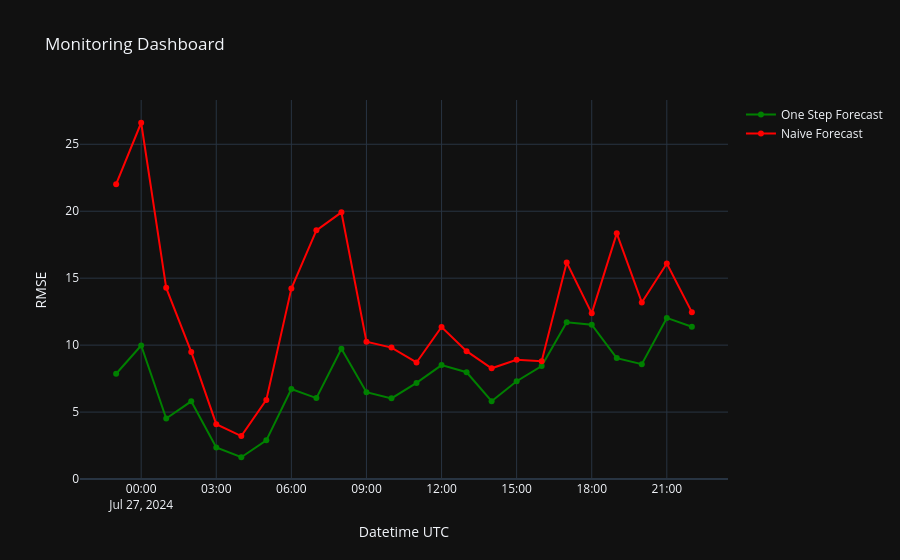

Here is the notebook cell this chart was saved with:
### Code cell
# plot the RMSE w.r.t. the pick-up datetime for the one-step forecast and naive forecast 
fig: Figure = px.line(
    df_rmse.rename(lambda col: col.replace("rmse_", "").replace("_", " ").title(), axis=1),
    x="Pickup Datetime", 
    y=["One Step Forecast", "Naive Forecast"], 
    color_discrete_map={"One Step Forecast": "green", "Naive Forecast": "red"},
    labels={"Pickup Datetime": "Datetime UTC", "value": "RMSE", "variable": ""},
    template="plotly_dark", 
    markers=True, 
    title="Monitoring Dashboard"
)
fig.show()

### Figure 1 — Plotly figure (JSON) as saved in the notebook; plotly's stock layout.template omitted (floating-point values rounded to 4 significant figures)
{"data": [{"hovertemplate": "=One Step Forecast<br>Datetime UTC=%{x}<br>RMSE=%{y}<extra></extra>", "legendgroup": "One Step Forecast", "line": {"color": "green", "dash": "solid"}, "marker": {"symbol": "circle"}, "mode": "markers+lines", "name": "One Step Forecast", "orientation": "v", "showlegend": true, "type": "scatter", "x": ["2024-07-26T23:00:00", "2024-07-27T00:00:00", "2024-07-27T01:00:00", "2024-07-27T02:00:00", "2024-07-27T03:00:00", "2024-07-27T04:00:00", "2024-07-27T05:00:00", "2024-07-27T06:00:00", "2024-07-27T07:00:00", "2024-07-27T08:00:00", "2024-07-27T09:00:00", "2024-07-27T10:00:00", "2024-07-27T11:00:00", "2024-07-27T12:00:00", "2024-07-27T13:00:00", "2024-07-27T14:00:00", "2024-07-27T15:00:00", "2024-07-27T16:00:00", "2024-07-27T17:00:00", "2024-07-27T18:00:00", "2024-07-27T19:00:00", "2024-07-27T20:00:00", "2024-07-27T21:00:00", "2024-07-27T22:00:00"], "xaxis": "x", "y": [7.861, 9.973, 4.517, 5.805, 2.352, 1.627, 2.889, 6.72, 6.044, 9.734, 6.487, 6.026, 7.181, 8.51, 7.976, 5.811, 7.305, 8.439, 11.71, 11.53, 9.031, 8.577, 12.03, 11.37], "yaxis": "y"}, {"hovertemplate": "=Naive Forecast<br>Datetime UTC=%{x}<br>RMSE=%{y}<extra></extra>", "legendgroup": "Naive Forecast", "line": {"color": "red", "dash": "solid"}, "marker": {"symbol": "circle"}, "mode": "markers+lines", "name": "Naive Forecast", "orientation": "v", "showlegend": true, "type": "scatter", "x": ["2024-07-26T23:00:00", "2024-07-27T00:00:00", "2024-07-27T01:00:00", "2024-07-27T02:00:00", "2024-07-27T03:00:00", "2024-07-27T04:00:00", "2024-07-27T05:00:00", "2024-07-27T06:00:00", "2024-07-27T07:00:00", "2024-07-27T08:00:00", "2024-07-27T09:00:00", "2024-07-27T10:00:00", "2024-07-27T11:00:00", "2024-07-27T12:00:00", "2024-07-27T13:00:00", "2024-07-27T14:00:00", "2024-07-27T15:00:00", "2024-07-27T16:00:00", "2024-07-27T17:00:00", "2024-07-27T18:00:00", "2024-07-27T19:00:00", "2024-07-27T20:00:00", "2024-07-27T21:00:00", "2024-07-27T22:00:00"], "xaxis": "x", "y": [22.02, 26.61, 14.28, 9.49, 4.098, 3.211, 5.911, 14.23, 18.57, 19.92, 10.25, 9.818, 8.706, 11.36, 9.551, 8.269, 8.908, 8.794, 16.18, 12.37, 18.35, 13.19, 16.09, 12.46], "yaxis": "y"}], "layout": {"legend": {"title": {"text": ""}, "tracegroupgap": 0}, "title": {"text": "Monitoring Dashboard"}, "xaxis": {"anchor": "y", "domain": [0, 1], "title": {"text": "Datetime UTC"}}, "yaxis": {"anchor": "x", "domain": [0, 1], "title": {"text": "RMSE"}}}}
